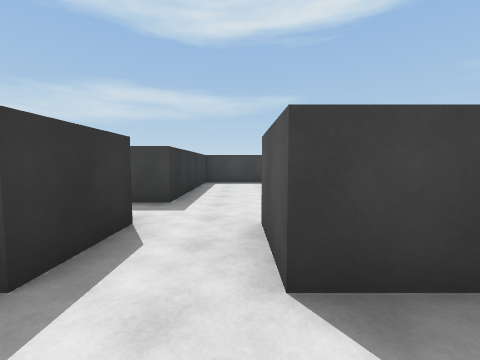
View 1 (above)

16 first-person views from a walk through a Unity game level. The camera is 1.4 m above the floor, tilts 4° down and sees 90° across. The floor is counted in squares, 2 m on a side. Each view is taken from the middle of a square. On the plan, view 1 faces up. The plan holds only what a view shows up to about 9 squares ahead; the rest is blank. The player character is not drawn. Surface patterns are stand-ins for the level's own textures.

View 2
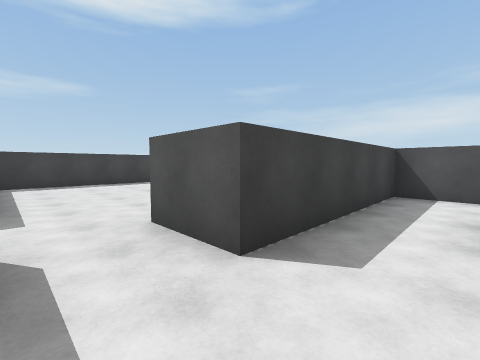

View 3
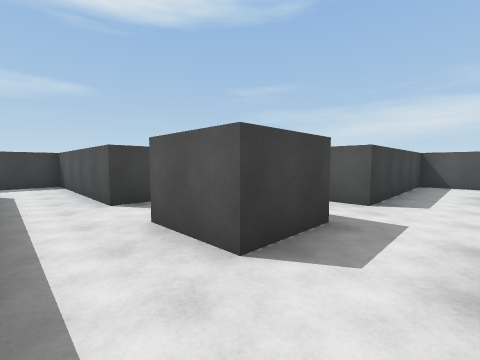

View 4
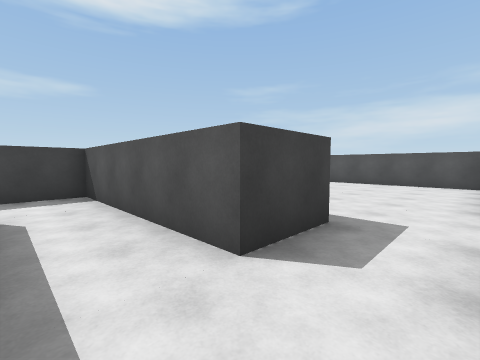

View 5
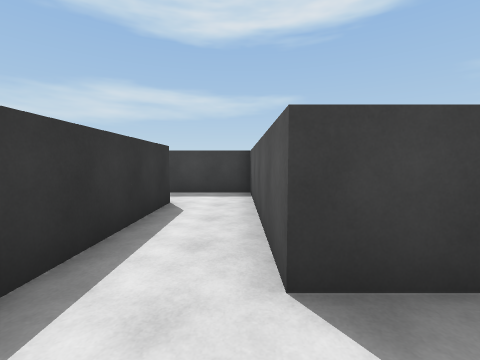

View 6
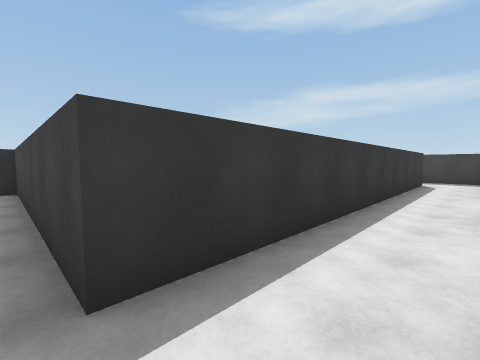

View 7
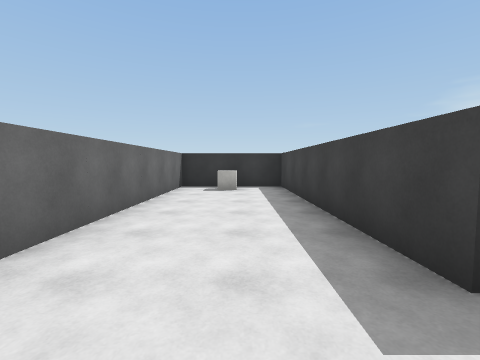

View 8
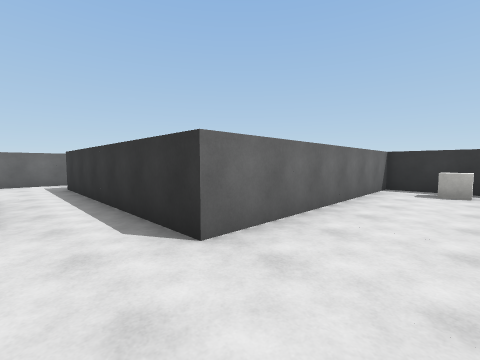

View 9
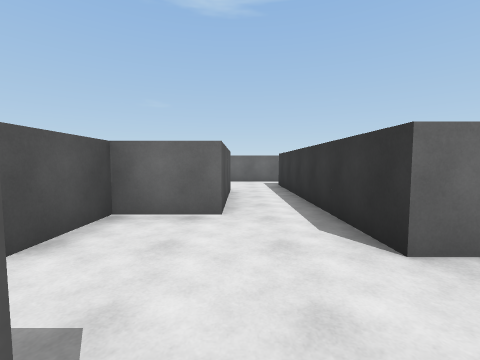

View 10
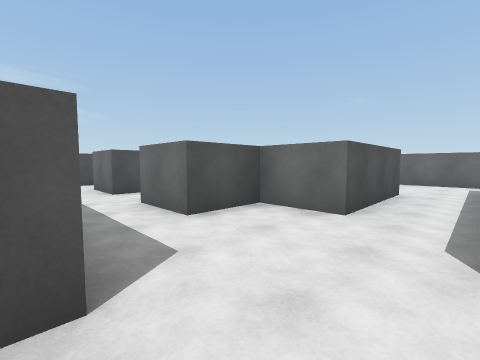

View 11
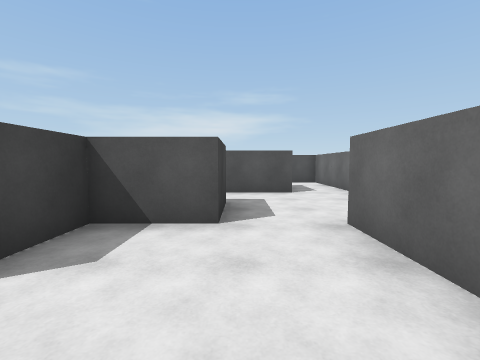

View 12
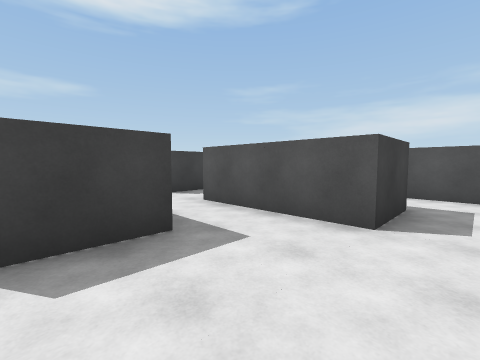

View 13
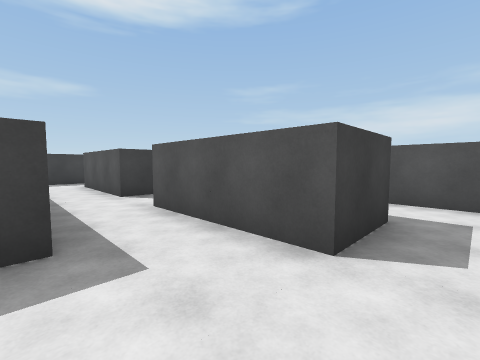

View 14
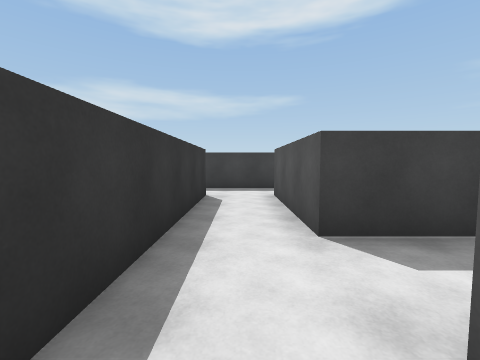

View 15
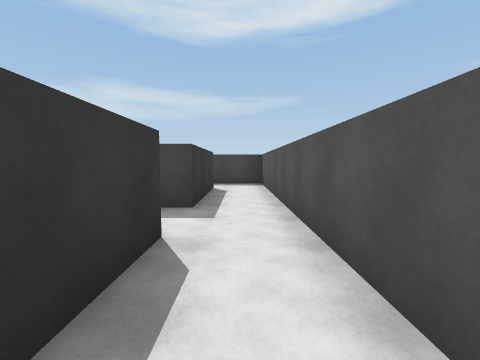

View 16
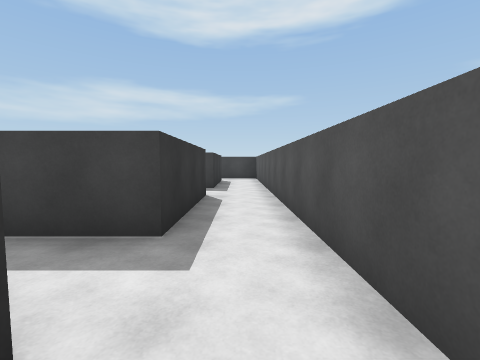

### Floor plan
Ten units are one square. View 1 is at (0, 0); x grows to the right and y downward. Boxes are objects, and circles mark ways between rooms. Rooms are numbered by the first view taken in them; rooms with no view inside come last. Other rooms are left out.
<svg viewBox="-110 -92 163 235">
<path fill="none" stroke="#000" d="M-12 -28 -12 -12 -27 -12 -27 -28M33 2 33 33M48 -29 48 -70M-42 -72 -42 5M30 -87 -12 -87 -12 -42 -27 -42 -27 -87 -48 -87M33 47 33 78M48 94 48 -12 3 -12 3 -28M34 138 48 138 48 119M-27 92 -27 63 -13 63 -13 47 3 47M-27 34 -27 29M-45 123 -12 123M4 108 -13 108 -13 93 -24 93M-42 5 -42 17 -103 17 -103 47 -42 47 -42 108M20 138 34 138M34 123 18 123 18 92M3 47 3 94M33 78 18 78 18 47 33 47M33 33 0 33"/>
<rect x="-105" y="25" width="10" height="10" fill="#bbb"><title>cube</title></rect>
<circle cx="-35" cy="10" r="3" fill="#2a7"/>
<circle cx="25" cy="130" r="3" fill="#2a7"/>
<circle cx="25" cy="40" r="3" fill="#2a7"/>
<circle cx="25" cy="85" r="3" fill="#2a7"/>
<circle cx="-5" cy="40" r="3" fill="#2a7"/>
<circle cx="10" cy="100" r="3" fill="#2a7"/>
<text x="0" y="-20">1</text>
<text x="-40" y="70">2</text>
<text x="10" y="70">3</text>
</svg>
Room 1 opens to room 2. Room 1 opens to room 3. Room 2 opens to room 3.

Where each view was taken, in squares from view 1:
view 1: 0 up, 0 right, facing up
view 2: 0 up, 1 left, facing up-right
view 3: 0 up, 4 left, facing up-right
view 4: 3 up, 4 left, facing up-right
view 5: 3 up, 3 left, facing up
view 6: 2 down, 3 left, facing up-left
view 7: 3 down, 3 left, facing left
view 8: 3 down, 3 left, facing down-left
view 9: 3 down, 3 left, facing down
view 10: 3 down, 4 left, facing down-right
view 11: 11 down, 4 left, facing right
view 12: 13 down, 1 left, facing up-right
view 13: 13 down, 0 right, facing up-right
view 14: 10 down, 1 right, facing up
view 15: 7 down, 4 right, facing up
view 16: 10 down, 4 right, facing up
